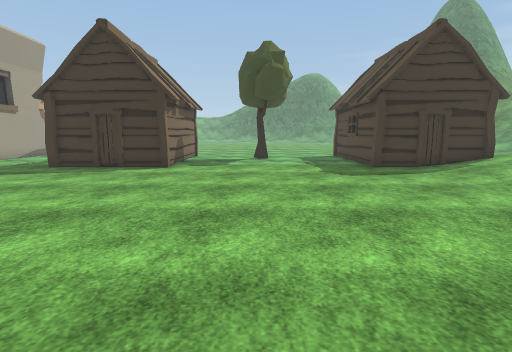
View 1 (above)

20 first-person views from a walk through a Unity game level. The camera is 1.3 m above the floor, tilts 8° down and sees 80° across. The floor is counted in squares, 1 m on a side. Each view is taken from the middle of a square. On the plan, view 1 faces up. The plan holds only what a view shows up to about 14 squares ahead; the rest is blank. The place goes on beyond the plan. The player is left out. Some surface patterns are stand-ins.

View 2
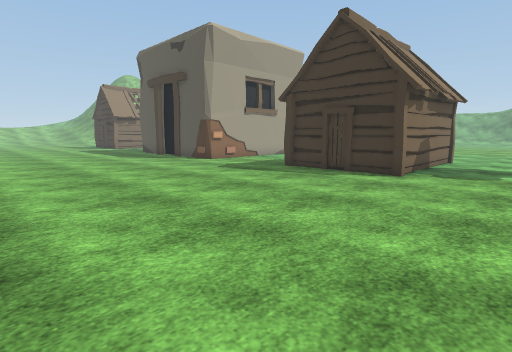

View 3
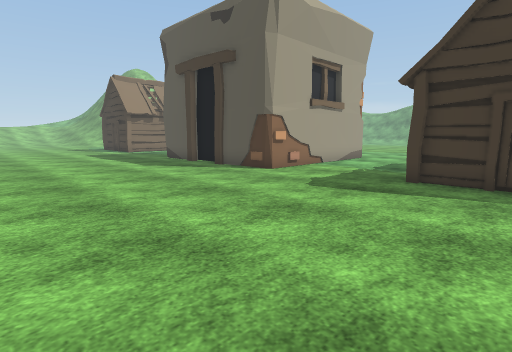

View 4
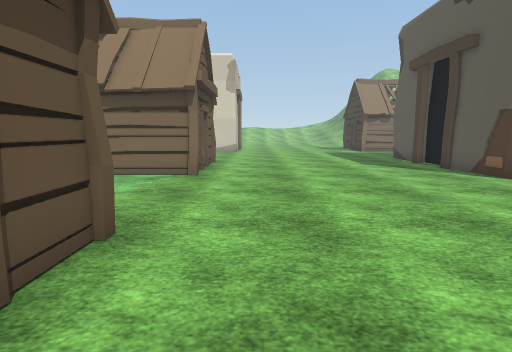

View 5
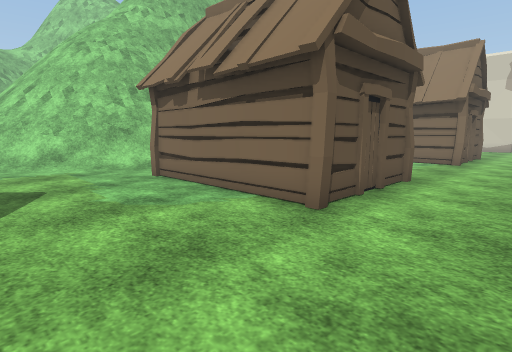

View 6
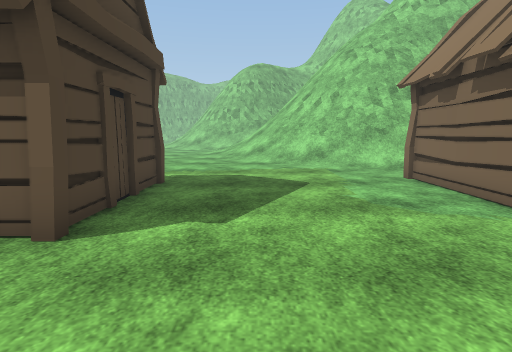

View 7
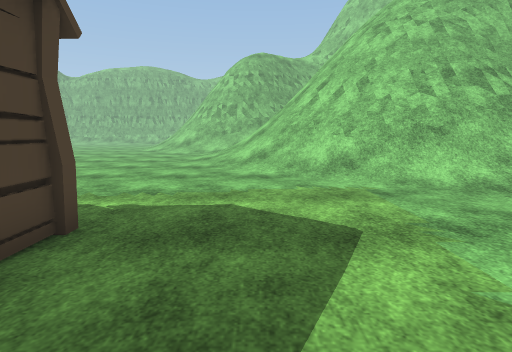

View 8
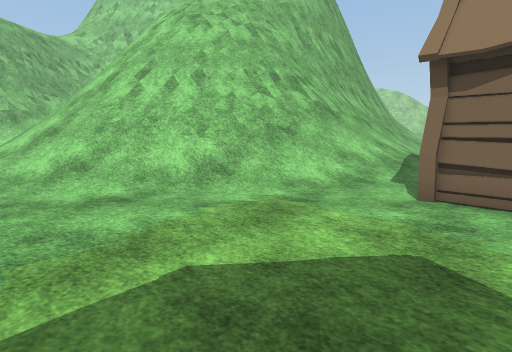

View 9
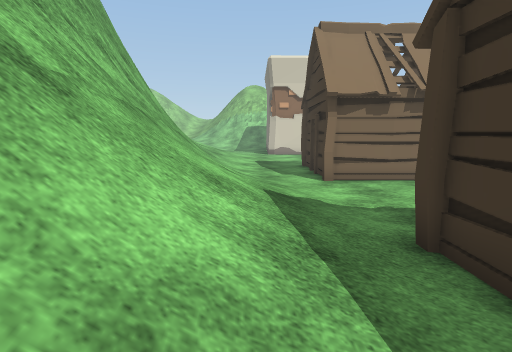

View 10
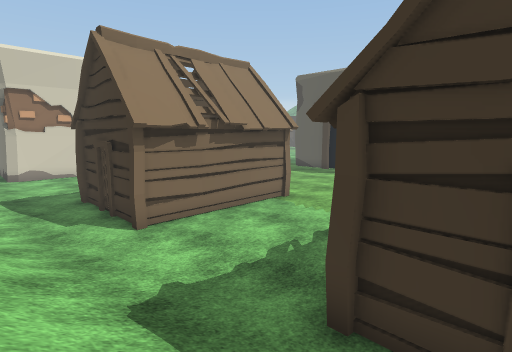

View 11
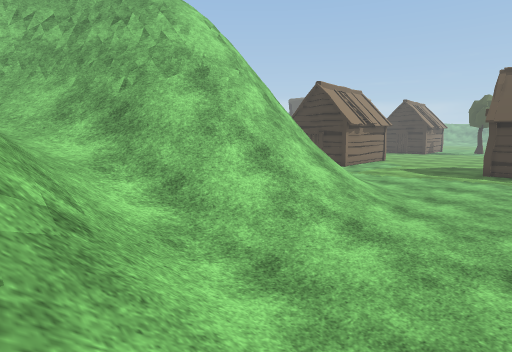

View 12
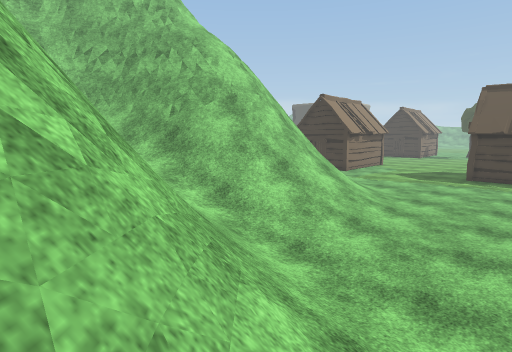

View 13
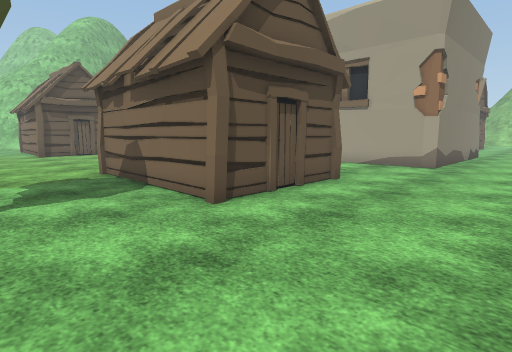

View 14
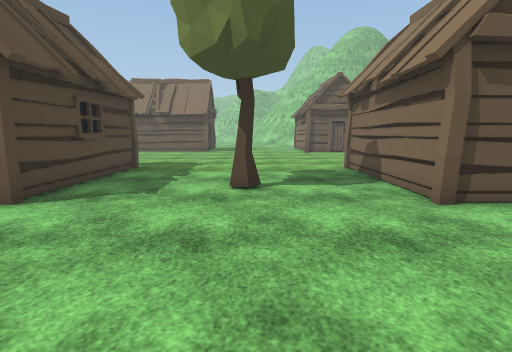

View 15
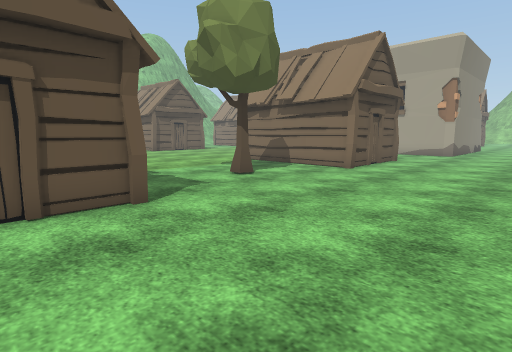

View 16
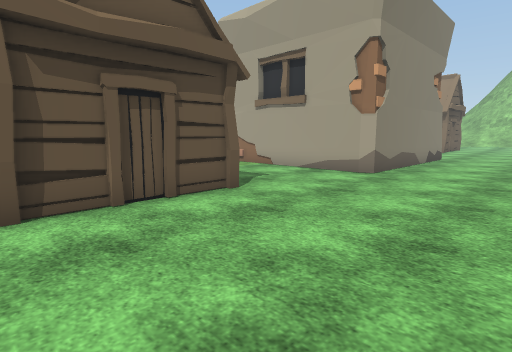

View 17
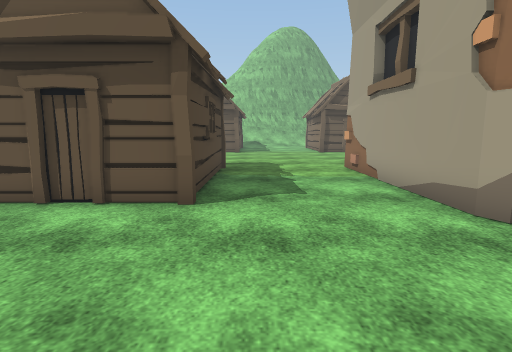

View 18
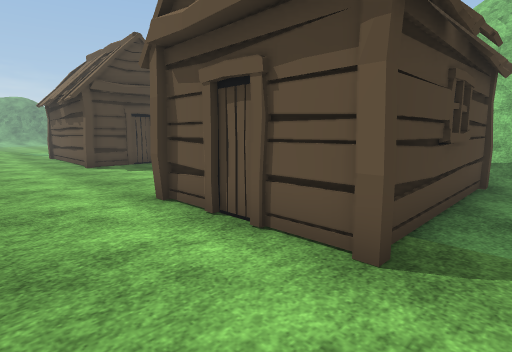

View 19
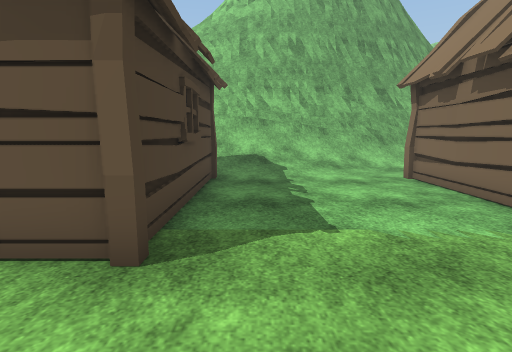

View 20
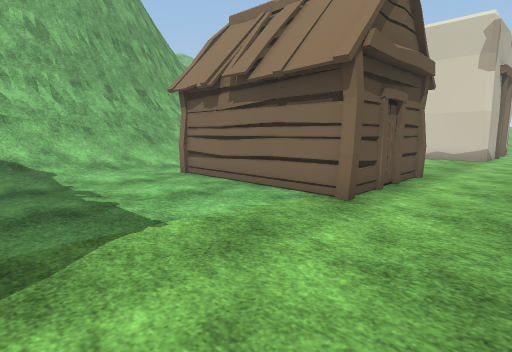

### Floor plan
Key: @ floor where view 1 was taken; # wall or solid block; . main floor; : floor 0.25 m higher than the main floor; / step, stairs or slope; = window, fence, low wall or low ledge; ^ raised ledge; T tree; H hut.
Columns run from 18 left of view 1 to 7 right of it. Each row starts with its distance up from view 1.
 23          ..... .  ...... .
 22 .........................
 21 ..........................
 20 ..........................
 19 ######....................
 18      #....................
 17      #....HHHHHH.......HHH
 16      #....H   H...T....H
 15      #....H   H........H
 14      #....H   H........H
 13      #....H   H........H
 12 #### #....HHHHHH.......HHH
 11 ##.###....................
 10 .........................:
  9 .........................:
  8 .........................:
  7 .........................
  6 ........................
  5 ........................
  4 .........................
  3 ..........................
  2 HHHHHH....HHHHHH..........
  1 H   H.....H   H......HHHHH
  0 H   H.....H   H...@...H
 -1     H.....H   H.......H
 -2     H.....H   H.......H
 -3     H.....H   H.......#
 -4 HHHHHH....HHHHHH........
 -5 .......//////...........
 -6 ....///////////..........
 -7 /////////////////........
 -8  ////======#//////.......
 -9  ==############==//.......
-10     #        ###==//......
-11                ##=///.....
-12                ##=///.....
-13                ##==///....
-14                ##=////...
-15               ##==////...
-16               ##=/////....
-17              ##^//////....
-18             ##==//////....
-19             #=//////////..
-20             ##///////////
-21                     ##=//
-22                      ##==
-23                       ##=/

Where each view was taken, in squares from view 1:
view 1: 0 up, 0 right, facing up
view 2: 2 up, 0 right, facing up-left
view 3: 3 up, 5 left, facing up-left
view 4: 4 up, 4 left, facing left
view 5: 5 up, 1 right, facing down-left
view 6: 5 up, 1 right, facing down
view 7: 1 up, 1 right, facing down
view 8: 2 down, 3 right, facing down-left
view 9: 6 down, 4 left, facing left
view 10: 7 down, 6 left, facing up-left
view 11: 21 down, 6 right, facing up-left
view 12: 23 down, 7 right, facing up-left
view 13: 22 up, 0 right, facing down-left
view 14: 23 up, 0 right, facing down
view 15: 23 up, 7 right, facing down-left
view 16: 23 up, 3 left, facing down-left
view 17: 23 up, 9 left, facing down
view 18: 5 up, 9 left, facing down-right
view 19: 5 up, 9 left, facing down
view 20: 5 up, 8 left, facing down-left
